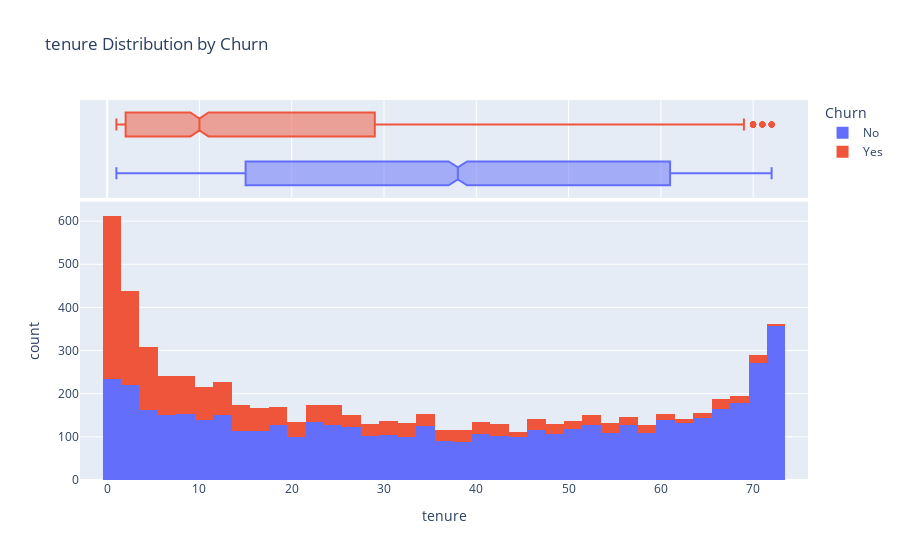
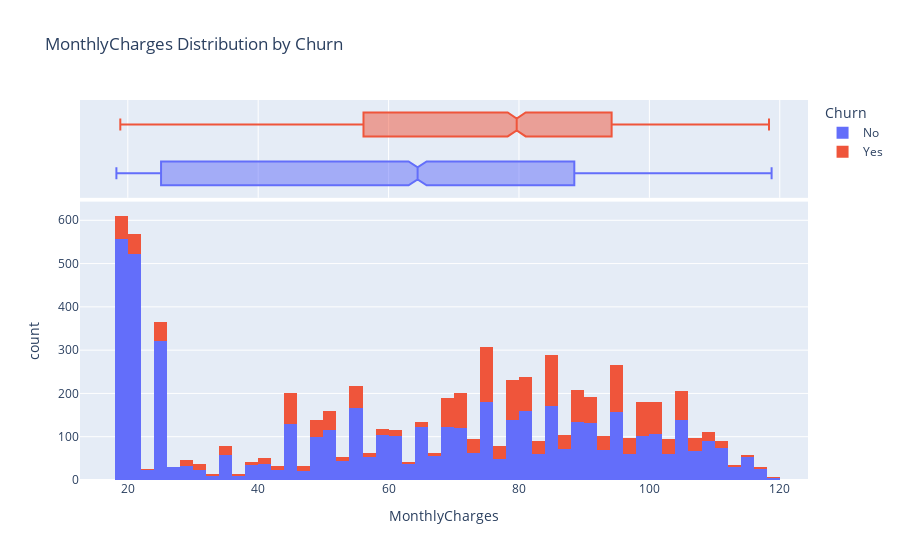
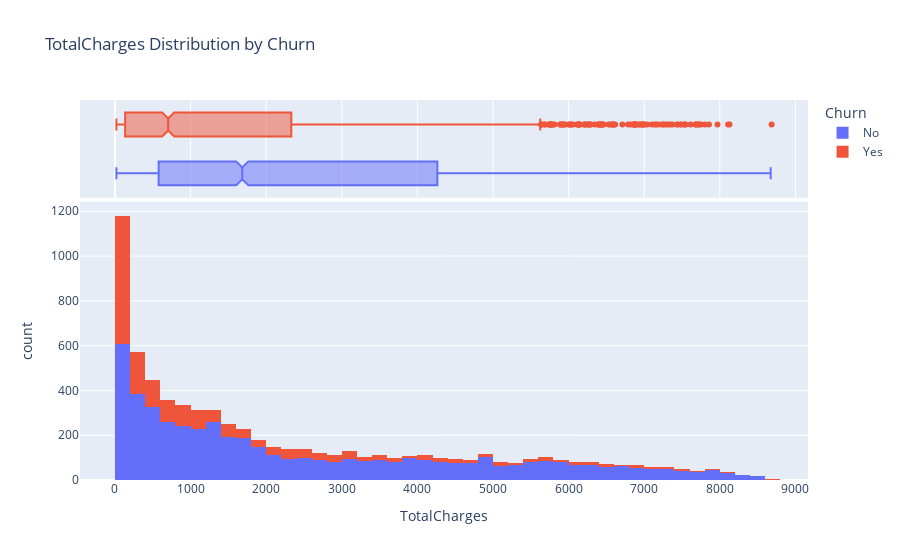

Here is the notebook cell these charts were saved with, in order:
### Markdown cell above
# 6. Numeric Feature Distributions by Churn

### Code cell
for col in numeric_cols:
    fig = px.histogram(cleaned_data, x=col, color="Churn", marginal="box", title=f'{col} Distribution by Churn')
    fig.show()

### Figure 1 — Plotly figure (JSON) as saved in the notebook; plotly's stock layout.template omitted (floating-point values rounded to 4 significant figures; data arrays with more than 128 entries replaced by an {"elided": "..."} marker saying what was removed)
{"data": [{"bingroup": "x", "hovertemplate": "Churn=No<br>tenure=%{x}<br>count=%{y}<extra></extra>", "legendgroup": "No", "marker": {"color": "#636efa", "pattern": {"shape": ""}}, "name": "No", "orientation": "v", "showlegend": true, "type": "histogram", "x": {"elided": "5163 int values"}, "xaxis": "x", "yaxis": "y"}, {"hovertemplate": "Churn=No<br>tenure=%{x}<extra></extra>", "legendgroup": "No", "marker": {"color": "#636efa"}, "name": "No", "notched": true, "showlegend": false, "type": "box", "x": {"elided": "5163 int values"}, "xaxis": "x2", "yaxis": "y2"}, {"bingroup": "x", "hovertemplate": "Churn=Yes<br>tenure=%{x}<br>count=%{y}<extra></extra>", "legendgroup": "Yes", "marker": {"color": "#EF553B", "pattern": {"shape": ""}}, "name": "Yes", "orientation": "v", "showlegend": true, "type": "histogram", "x": {"elided": "1869 int values"}, "xaxis": "x", "yaxis": "y"}, {"hovertemplate": "Churn=Yes<br>tenure=%{x}<extra></extra>", "legendgroup": "Yes", "marker": {"color": "#EF553B"}, "name": "Yes", "notched": true, "showlegend": false, "type": "box", "x": {"elided": "1869 int values"}, "xaxis": "x2", "yaxis": "y2"}], "layout": {"barmode": "relative", "legend": {"title": {"text": "Churn"}, "tracegroupgap": 0}, "title": {"text": "tenure Distribution by Churn"}, "xaxis": {"anchor": "y", "domain": [0, 1], "title": {"text": "tenure"}}, "xaxis2": {"anchor": "y2", "domain": [0, 1], "matches": "x", "showgrid": true, "showticklabels": false}, "yaxis": {"anchor": "x", "domain": [0, 0.7326], "title": {"text": "count"}}, "yaxis2": {"anchor": "x2", "domain": [0.7426, 1], "matches": "y2", "showgrid": false, "showline": false, "showticklabels": false, "ticks": ""}}}

### Figure 2 — Plotly figure (JSON) as saved in the notebook; plotly's stock layout.template omitted (floating-point values rounded to 4 significant figures; data arrays with more than 128 entries replaced by an {"elided": "..."} marker saying what was removed)
{"data": [{"bingroup": "x", "hovertemplate": "Churn=No<br>MonthlyCharges=%{x}<br>count=%{y}<extra></extra>", "legendgroup": "No", "marker": {"color": "#636efa", "pattern": {"shape": ""}}, "name": "No", "orientation": "v", "showlegend": true, "type": "histogram", "x": {"elided": "5163 float values"}, "xaxis": "x", "yaxis": "y"}, {"hovertemplate": "Churn=No<br>MonthlyCharges=%{x}<extra></extra>", "legendgroup": "No", "marker": {"color": "#636efa"}, "name": "No", "notched": true, "showlegend": false, "type": "box", "x": {"elided": "5163 float values"}, "xaxis": "x2", "yaxis": "y2"}, {"bingroup": "x", "hovertemplate": "Churn=Yes<br>MonthlyCharges=%{x}<br>count=%{y}<extra></extra>", "legendgroup": "Yes", "marker": {"color": "#EF553B", "pattern": {"shape": ""}}, "name": "Yes", "orientation": "v", "showlegend": true, "type": "histogram", "x": {"elided": "1869 float values"}, "xaxis": "x", "yaxis": "y"}, {"hovertemplate": "Churn=Yes<br>MonthlyCharges=%{x}<extra></extra>", "legendgroup": "Yes", "marker": {"color": "#EF553B"}, "name": "Yes", "notched": true, "showlegend": false, "type": "box", "x": {"elided": "1869 float values"}, "xaxis": "x2", "yaxis": "y2"}], "layout": {"barmode": "relative", "legend": {"title": {"text": "Churn"}, "tracegroupgap": 0}, "title": {"text": "MonthlyCharges Distribution by Churn"}, "xaxis": {"anchor": "y", "domain": [0, 1], "title": {"text": "MonthlyCharges"}}, "xaxis2": {"anchor": "y2", "domain": [0, 1], "matches": "x", "showgrid": true, "showticklabels": false}, "yaxis": {"anchor": "x", "domain": [0, 0.7326], "title": {"text": "count"}}, "yaxis2": {"anchor": "x2", "domain": [0.7426, 1], "matches": "y2", "showgrid": false, "showline": false, "showticklabels": false, "ticks": ""}}}

### Figure 3 — Plotly figure (JSON) as saved in the notebook; plotly's stock layout.template omitted (floating-point values rounded to 4 significant figures; data arrays with more than 128 entries replaced by an {"elided": "..."} marker saying what was removed)
{"data": [{"bingroup": "x", "hovertemplate": "Churn=No<br>TotalCharges=%{x}<br>count=%{y}<extra></extra>", "legendgroup": "No", "marker": {"color": "#636efa", "pattern": {"shape": ""}}, "name": "No", "orientation": "v", "showlegend": true, "type": "histogram", "x": {"elided": "5163 float values"}, "xaxis": "x", "yaxis": "y"}, {"hovertemplate": "Churn=No<br>TotalCharges=%{x}<extra></extra>", "legendgroup": "No", "marker": {"color": "#636efa"}, "name": "No", "notched": true, "showlegend": false, "type": "box", "x": {"elided": "5163 float values"}, "xaxis": "x2", "yaxis": "y2"}, {"bingroup": "x", "hovertemplate": "Churn=Yes<br>TotalCharges=%{x}<br>count=%{y}<extra></extra>", "legendgroup": "Yes", "marker": {"color": "#EF553B", "pattern": {"shape": ""}}, "name": "Yes", "orientation": "v", "showlegend": true, "type": "histogram", "x": {"elided": "1869 float values"}, "xaxis": "x", "yaxis": "y"}, {"hovertemplate": "Churn=Yes<br>TotalCharges=%{x}<extra></extra>", "legendgroup": "Yes", "marker": {"color": "#EF553B"}, "name": "Yes", "notched": true, "showlegend": false, "type": "box", "x": {"elided": "1869 float values"}, "xaxis": "x2", "yaxis": "y2"}], "layout": {"barmode": "relative", "legend": {"title": {"text": "Churn"}, "tracegroupgap": 0}, "title": {"text": "TotalCharges Distribution by Churn"}, "xaxis": {"anchor": "y", "domain": [0, 1], "title": {"text": "TotalCharges"}}, "xaxis2": {"anchor": "y2", "domain": [0, 1], "matches": "x", "showgrid": true, "showticklabels": false}, "yaxis": {"anchor": "x", "domain": [0, 0.7326], "title": {"text": "count"}}, "yaxis2": {"anchor": "x2", "domain": [0.7426, 1], "matches": "y2", "showgrid": false, "showline": false, "showticklabels": false, "ticks": ""}}}
